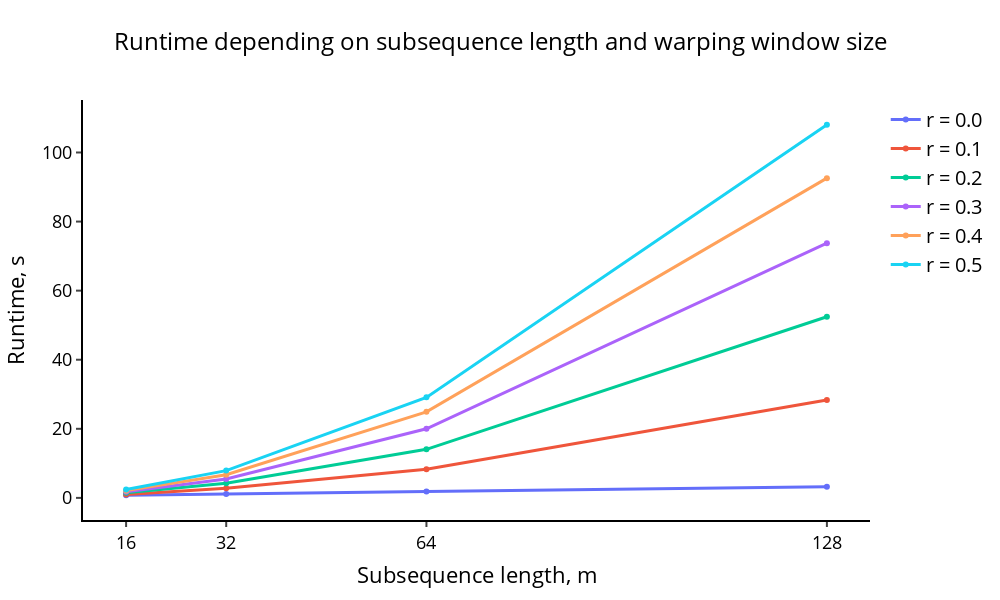

Write notebook code for a chart like this one.
### Markdown cell above
Постройте график зависимости времени выполнения наивного алгоритма от длины образца поиска временного ряда и ширины полосы Сако–Чиба.

### Code cell
x_title = 'Subsequence length, m'
y_title = 'Runtime, s'
plot_title = 'Runtime depending on subsequence length and warping window size'
trace_titles = np.array([f'r = {r}' for r in r_list])


mplot2d(m_list, naive_times, plot_title, x_title, y_title, trace_titles)

### Figure 1 — Plotly figure (JSON) as saved in the notebook; plotly's stock layout.template omitted (floating-point values rounded to 4 significant figures)
{"data": [{"line": {"width": 3}, "name": "r = 0.0", "type": "scatter", "x": [16, 32, 64, 128], "y": [0.7602, 1.144, 1.84, 3.219]}, {"line": {"width": 3}, "name": "r = 0.1", "type": "scatter", "x": [16, 32, 64, 128], "y": [1.012, 2.773, 8.265, 28.31]}, {"line": {"width": 3}, "name": "r = 0.2", "type": "scatter", "x": [16, 32, 64, 128], "y": [1.505, 4.213, 14.06, 52.44]}, {"line": {"width": 3}, "name": "r = 0.3", "type": "scatter", "x": [16, 32, 64, 128], "y": [1.778, 5.469, 20.0, 73.73]}, {"line": {"width": 3}, "name": "r = 0.4", "type": "scatter", "x": [16, 32, 64, 128], "y": [2.094, 6.697, 24.92, 92.56]}, {"line": {"width": 3}, "name": "r = 0.5", "type": "scatter", "x": [16, 32, 64, 128], "y": [2.421, 7.897, 29.1, 108.0]}], "layout": {"height": 600, "legend": {"font": {"color": "black", "size": 20}}, "paper_bgcolor": "rgba(0,0,0,0)", "plot_bgcolor": "rgba(0,0,0,0)", "title": {"font": {"color": "black", "size": 24}, "text": "Runtime depending on subsequence length and warping window size", "x": 0.5, "xanchor": "center"}, "width": 1000, "xaxis": {"linecolor": "#000", "linewidth": 2, "showgrid": false, "tickfont": {"color": "black", "size": 18}, "ticks": "outside", "tickvals": [16, 32, 64, 128], "tickwidth": 2, "title": {"font": {"color": "black", "size": 22}, "text": "Subsequence length, m"}}, "yaxis": {"linecolor": "#000", "linewidth": 2, "showgrid": false, "tickfont": {"color": "black", "size": 18}, "ticks": "outside", "tickwidth": 2, "title": {"font": {"color": "black", "size": 22}, "text": "Runtime, s"}, "zeroline": false}}}
